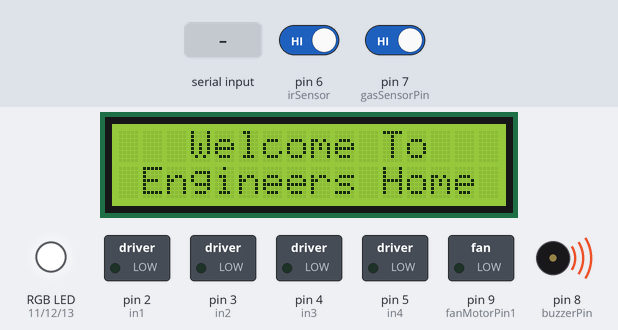
Bench run of a sketch on a simulated Arduino Uno, built with avr-gcc and run on an emulated ATmega328P. On the bench: 16×2 character LCD, switched loads named in the sketch (green lamp = pin HIGH), an RGB LED mixed from three pins (HIGH = lit), buzzer (waves = sounding, pin HIGH). Dashed ring = blinking. Inputs (shaded band) come from the test bench; at power-on: pin 6 (irSensor) HIGH, pin 7 (gasSensorPin) HIGH.

Above: at 1.2 s.
1.3 s: "T" received over Serial
At 2.2 s:
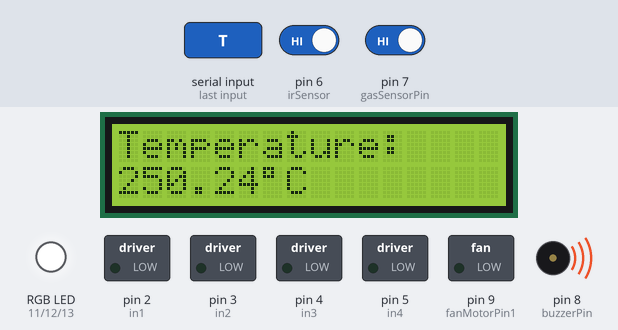
2.8 s: pin 6 (irSensor) driven LOW and pin 7 (gasSensorPin) driven LOW
5.8 s: pin 6 (irSensor) driven HIGH
At 7.3 s:
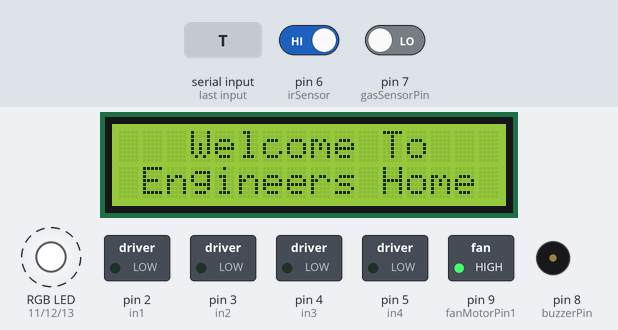
8.8 s: byte 90 ('Z') received over Serial
At 10.6 s:
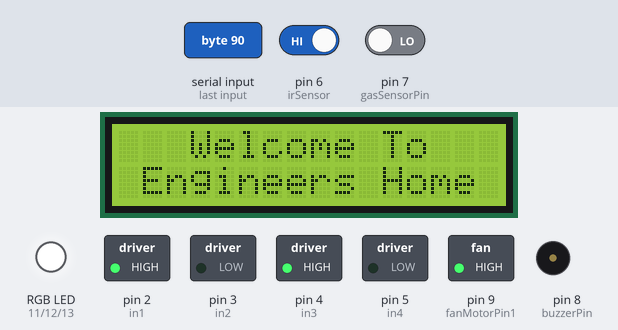
11.8 s: pin 7 (gasSensorPin) driven HIGH
At 14.62 s:
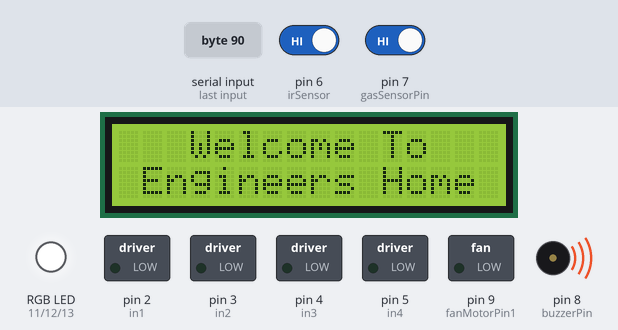
14.8 s: byte 49 ('1') received over Serial
At 15.3 s:
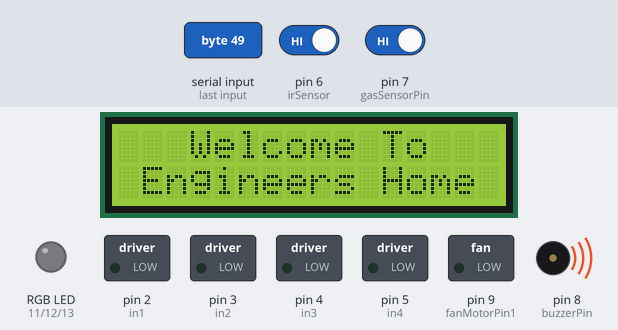
Timing chart, 0 to 17.3 s (numbered marks = the images above; inputs shaded):
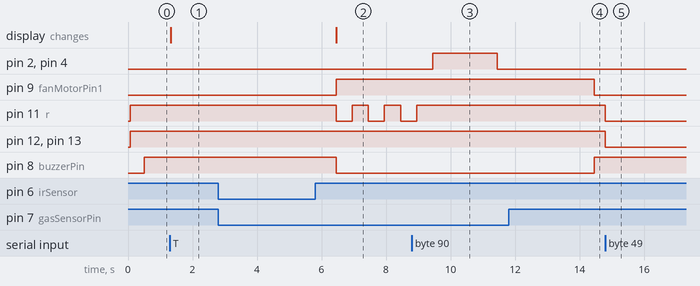

Measured:
- after the input at 1.3 s, the display: changes at once (image 1)
- after the input at 2.8 s, every drawn part: stays the same
- after the input at 5.8 s, pin 3 (in2), pin 5 (in4): stays LOW (without the input it goes to HIGH after 0.65 s); pin 9 (fanMotorPin1): LOW → HIGH after 0.65 s; pin 11 (r): alternates HIGH for 0.50 s and LOW for 0.50 s, starting after 0.65 s; pin 8 (buzzerPin): HIGH → LOW after 0.65 s
- after the input at 8.8 s, pin 2 (in1), pin 4 (in3): LOW → HIGH after 0.65 s, → LOW 2.0 s later; pin 11 (r): goes on until 9.0 s, then stays HIGH
- after the input at 11.8 s, pin 9 (fanMotorPin1): HIGH → LOW after 2.7 s; pin 11 (r): stays HIGH (without the input it goes to LOW after 2.7 s); pin 8 (buzzerPin): LOW → HIGH after 2.7 s
- after the input at 14.8 s, pin 11 (r), pin 12 (g), pin 13 (b): HIGH → LOW at once

The sketch:

smart_home_arduino.ino
```cpp
#include <LiquidCrystal.h>
#include <Wire.h>
#include <LiquidCrystal_I2C.h>

LiquidCrystal_I2C lcd(0x27, 16, 2);
String welcomeMessage = "Welcome To";
String welcomeMessage1 = "Engineers Home";

//Motor A connections
int in1 = 2;
int in2 = 3;
int in3 = 4;
int in4 = 5;

//Sensor
int irSensor = 6;
int gasSensorPin = 7;

int buzzerPin = 8;
int fanMotorPin1 = 9;

//RGB
int r = 11;
int g = 12;
int b = 13;


void setup() {

  Serial.begin(9600);
  lcd.init();
  lcd.backlight();
  pinMode(in1, OUTPUT);
  pinMode(in2, OUTPUT);
  pinMode(in3, OUTPUT);
  pinMode(in4, OUTPUT);
  pinMode(irSensor, INPUT);


  digitalWrite(in1,LOW);
  digitalWrite(in2,LOW);


 pinMode(buzzerPin, OUTPUT);

 pinMode(fanMotorPin1, OUTPUT);

  pinMode(gasSensorPin, INPUT);

  pinMode(r, OUTPUT);
  pinMode(g, OUTPUT);
  pinMode(b, OUTPUT);
  analogWrite(r,255);
  analogWrite(g,255);
  analogWrite(b,255);

    lcd.setCursor(3, 0);
    lcd.print(welcomeMessage);
    lcd.setCursor(1, 1);
    lcd.print(welcomeMessage1);
}

void loop() {

    static unsigned long previousGasReadTime = 0;
    unsigned long currentMillis = millis();

  char data = Serial.read();
  if(data =='H')
  {
    analogWrite(r, 0);
    analogWrite(g, 0);
    analogWrite(b, 0);
  }
  else if (data == 'L'){
      analogWrite(r, 255);
      analogWrite(g, 255);
      analogWrite(b, 255);
  }

 else if (data == 'R'){
     analogWrite(r, 0);
     analogWrite(g, 255);
     analogWrite(b, 255);
  }
  else if (data == 'G'){
    analogWrite(r, 255);
    analogWrite(g, 0);
    analogWrite(b, 255);
  }
  else if (data == 'B'){
     analogWrite(r, 255);
     analogWrite(g, 255);
     analogWrite(b, 0);
  }
else if (data == 'Y'){
     analogWrite(r, 0);
     analogWrite(g, 0);
     analogWrite(b, 255);
   }
  else if (data == 'C'){
    analogWrite(r, 255);
     analogWrite(g, 0);
      analogWrite(b, 0);
  }

  else if (data == 'P'){
   analogWrite(r, 0);
    analogWrite(g, 255);
     analogWrite(b, 0);
 }

else if (data == 'T'){
    Temperatuer();
    delay(100);
    lcd.clear();
    lcd.setCursor(3, 0);
    lcd.print(welcomeMessage);
    lcd.setCursor(1, 1);
    lcd.print(welcomeMessage1);
   }

else if (data == 'Q'){

  directionControlVoiceOpen();

   }
   else if (data == 'Z'){

  directionControlVoiceClose();

   }


    if(data == '1')
    { analogWrite(r, 0);
     analogWrite(g, 0);
     analogWrite(b, 0); }
     else if(data == '0')
     {
      analogWrite(r, 255);
      analogWrite(g, 255);
      analogWrite(b, 255);
    }

  if (currentMillis - previousGasReadTime >= 500) {
    previousGasReadTime = currentMillis;

    int gasValue = digitalRead(gasSensorPin);

    if (gasValue == LOW) {
      AlarmOn();
    } else {
      AlarmOff();
    }
  }

   // IR Sensor
  int irValue = digitalRead(irSensor);
  if (irValue == LOW) {
    directionControl();
  }

}

void AlarmOn()
{
    digitalWrite(buzzerPin, LOW);
     digitalWrite(fanMotorPin1,HIGH);
     analogWrite(r, 0);
     analogWrite(g, 255);
     analogWrite(b, 255);
     delay(500);
     analogWrite(r, 255);
     delay(500);
}

void AlarmOff()
{
     digitalWrite(buzzerPin, HIGH);
     digitalWrite(fanMotorPin1,LOW);
}

void Temperatuer ()
{

  int sensorValue = analogRead(A0);
   float voltage = sensorValue * (5.0 / 1023.0);
   float temperature = voltage * 100;
     lcd.clear();
     lcd.print("Temperature:");
     lcd.setCursor(0, 1);
     lcd.print(temperature);
     lcd.print((char)223);
     lcd.print("C");
     delay(5000);
}
//Motor
void directionControl(){

  digitalWrite(in1, LOW);
  digitalWrite(in2, HIGH);
  digitalWrite(in3, LOW);
  digitalWrite(in4, HIGH);
  delay(3000);


   digitalWrite(in1, LOW);
   digitalWrite(in2, LOW);
   digitalWrite(in3, LOW);
   digitalWrite(in4, LOW);
   delay(4000);


   digitalWrite(in1, HIGH);
   digitalWrite(in2, LOW);
   digitalWrite(in3, HIGH);
   digitalWrite(in4, LOW);
   delay(2000);


   digitalWrite(in1, LOW);
   digitalWrite(in2, LOW);
   digitalWrite(in3, LOW);
   digitalWrite(in4, LOW);
   delay(3000);
}

void directionControlVoiceOpen(){
   digitalWrite(in1, LOW);
   digitalWrite(in2, HIGH);
   digitalWrite(in3, LOW);
   digitalWrite(in4, HIGH);
   delay(3000);


   digitalWrite(in1, LOW);
   digitalWrite(in2, LOW);
   digitalWrite(in3, LOW);
   digitalWrite(in4, LOW);
   delay(3000);
}

void directionControlVoiceClose(){
   digitalWrite(in1, HIGH);
   digitalWrite(in2, LOW);
   digitalWrite(in3, HIGH);
   digitalWrite(in4, LOW);
   delay(2000);


   digitalWrite(in1, LOW);
   digitalWrite(in2, LOW);
   digitalWrite(in3, LOW);
   digitalWrite(in4, LOW);
   delay(3000);
}
```
